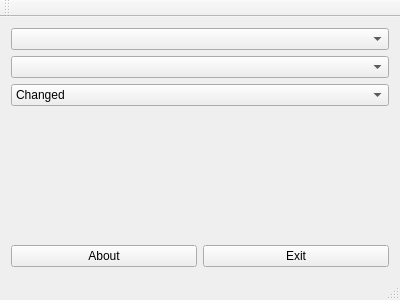
<?xml version="1.0" encoding="UTF-8"?>
<ui version="4.0">
 <class>MainWindow</class>
 <widget class="QMainWindow" name="MainWindow">
  <property name="geometry">
   <rect>
    <x>0</x>
    <y>0</y>
    <width>400</width>
    <height>300</height>
   </rect>
  </property>
  <property name="windowTitle">
   <string>MainWindow</string>
  </property>
  <widget class="QWidget" name="centralWidget">
   <layout class="QGridLayout" name="gridLayout">
    <item row="1" column="0" colspan="2">
     <widget class="QComboBox" name="comboBoxModel"/>
    </item>
    <item row="5" column="1">
     <widget class="QPushButton" name="exitButton">
      <property name="text">
       <string>Exit</string>
      </property>
     </widget>
    </item>
    <item row="0" column="0" colspan="2">
     <widget class="QComboBox" name="comboBox"/>
    </item>
    <item row="5" column="0">
     <widget class="QPushButton" name="aboutButton">
      <property name="text">
       <string>About</string>
      </property>
     </widget>
    </item>
    <item row="3" column="0">
     <spacer name="verticalSpacer">
      <property name="orientation">
       <enum>Qt::Vertical</enum>
      </property>
      <property name="sizeHint" stdset="0">
       <size>
        <width>20</width>
        <height>40</height>
       </size>
      </property>
     </spacer>
    </item>
    <item row="2" column="0" colspan="2">
     <widget class="QComboBox" name="comboBoxEngineYear">
      <item>
       <property name="text">
        <string>Changed</string>
       </property>
      </item>
     </widget>
    </item>
   </layout>
  </widget>
  <widget class="QMenuBar" name="menuBar">
   <property name="geometry">
    <rect>
     <x>0</x>
     <y>0</y>
     <width>400</width>
     <height>21</height>
    </rect>
   </property>
  </widget>
  <widget class="QToolBar" name="mainToolBar">
   <attribute name="toolBarArea">
    <enum>TopToolBarArea</enum>
   </attribute>
   <attribute name="toolBarBreak">
    <bool>false</bool>
   </attribute>
  </widget>
  <widget class="QStatusBar" name="statusBar"/>
 </widget>
 <layoutdefault spacing="6" margin="11"/>
 <resources/>
 <connections/>
</ui>
